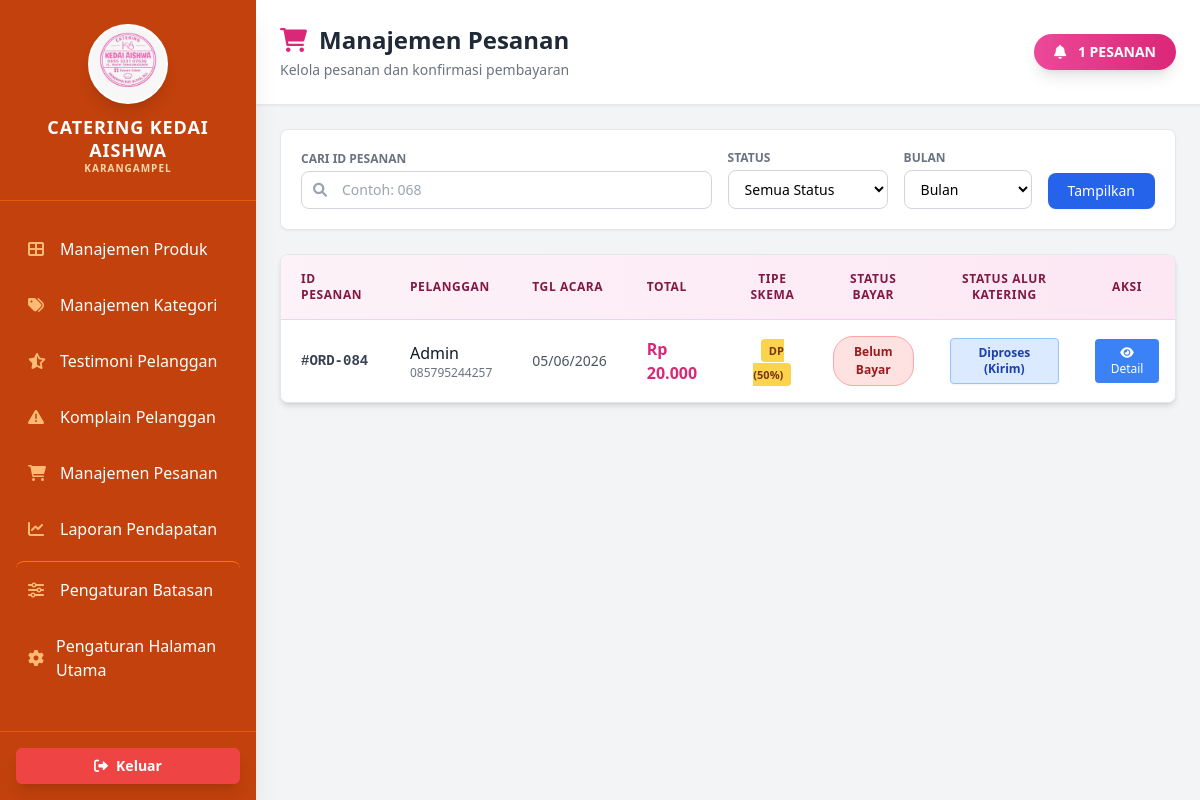
/pelanggan/dashboard_admin/manajemen_pesanan.php (signed in), run on an earlier commit of the app's database.
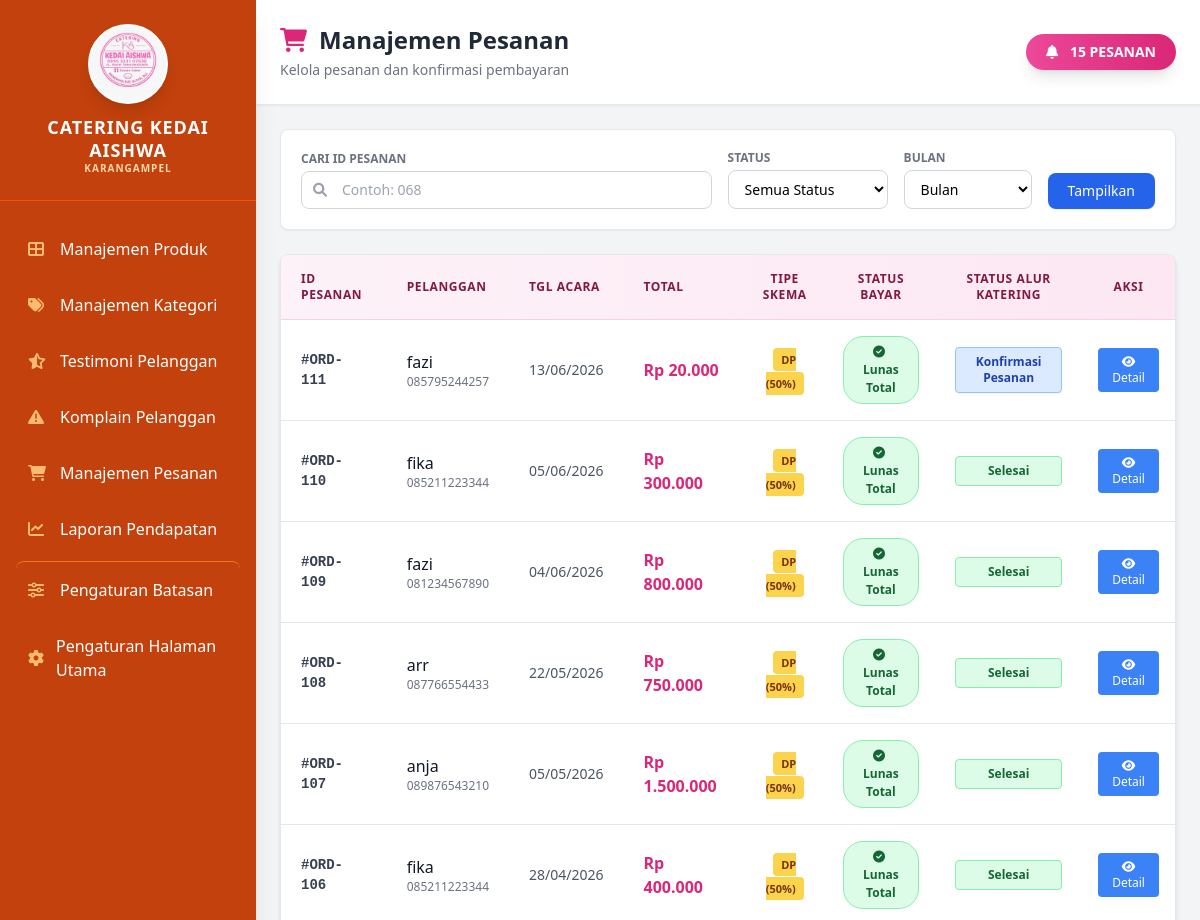
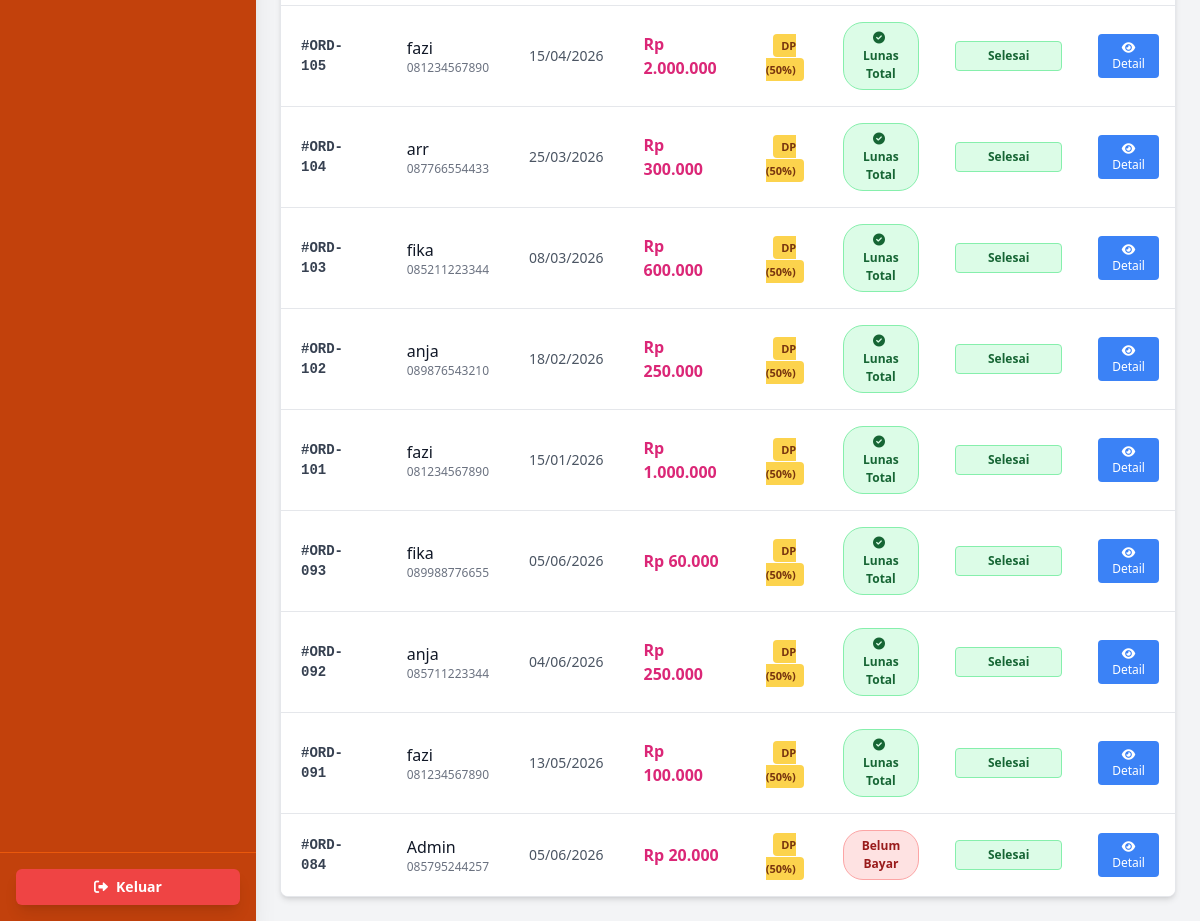
And on a later commit of the database (2 pictures, top to bottom).
### tables this page shows
CREATE TABLE `pesanan` (
  `pesanan_id` int(11) NOT NULL,
  `user_id` int(11) DEFAULT NULL,
  `tanggal_pesan` date DEFAULT NULL,
  `tanggal_acara` date DEFAULT NULL,
  `waktu_acara` time DEFAULT NULL,
  `alamat` text DEFAULT NULL,
  `no_handphone` varchar(15) DEFAULT NULL,
  `total_pesan` decimal(15,2) DEFAULT NULL,
  `status_pesanan` varchar(50) DEFAULT NULL,
  `catatan` text DEFAULT NULL
);

CREATE TABLE `users` (
  `user_id` int(11) NOT NULL,
  `nama_lengkap` varchar(100) NOT NULL,
  `email` varchar(100) NOT NULL,
  `password` varchar(100) DEFAULT NULL,
  `role` enum('admin','pelanggan') DEFAULT 'pelanggan'
);

CREATE TABLE `pembayaran` (
  `pembayaran_id` int(11) NOT NULL,
  `pesanan_id` int(11) DEFAULT NULL,
  `metode_pembayaran` varchar(50) DEFAULT NULL,
  `tanggal_pembayaran` date DEFAULT NULL,
  `waktu_pembayaran` time DEFAULT NULL,
  `total_pembayaran` decimal(15,2) DEFAULT NULL,
  `status_pembayaran` varchar(50) DEFAULT 'Belum Bayar',
  `jumlah_dp` decimal(15,2) DEFAULT 0.00,
  `status_dp` varchar(50) DEFAULT 'Belum Bayar',
  `tanggal_dp` date DEFAULT NULL,
  `waktu_dp` time DEFAULT NULL,
  `bukti_pelunasan` varchar(255) DEFAULT NULL
);

### pelanggan/dashboard_admin/manajemen_pesanan.php (the view, shortened to what the changed rows need)
<?php
include 'koneksi.php';
$where_sql = "";
$query = "
    SELECT
        p.pesanan_id,
        p.user_id,
        u.nama_lengkap,
        p.tanggal_pesan,
        p.tanggal_acara,
        p.waktu_acara,
        p.alamat,
        p.no_handphone,
        p.catatan,
        p.total_pesan,
        p.status_pesanan,
        pb.pembayaran_id,
        pb.metode_pembayaran,
        pb.total_pembayaran,
        pb.status_pembayaran,
        pb.status_dp,
        pb.jumlah_dp
    FROM pesanan p
    LEFT JOIN users u ON p.user_id = u.user_id
    LEFT JOIN pembayaran pb ON p.pesanan_id = pb.pesanan_id
    $where_sql
    ORDER BY p.pesanan_id DESC
";
$result = mysqli_query($conn, $query);
$pesanan_list = [];
while ($row = mysqli_fetch_assoc($result)) {
    $pesanan_list[] = $row;
}
?>
<!DOCTYPE html>
<html lang="id">
<head>
    <script src="https://cdn.tailwindcss.com"></script>
    <link rel="stylesheet" href="https://cdnjs.cloudflare.com/ajax/libs/font-awesome/6.0.0/css/all.min.css">
</head>
<body class="bg-gray-100">
    <div class="flex">
        <?php include('sidebar.php'); ?>
        <main class="flex-1 flex flex-col h-screen">
            <header class="bg-white shadow-sm border-b border-gray-200 p-6 flex justify-between items-center">
                <div>
                    <h2 class="text-2xl font-bold text-gray-800 flex items-center">
                        <i class="fas fa-shopping-cart text-pink-600 mr-3"></i> Manajemen Pesanan
                    </h2>
                    <p class="text-gray-500 text-sm mt-1">Kelola pesanan dan konfirmasi pembayaran</p>
                </div>
                <div class="bg-gradient-to-r from-pink-500 to-pink-600 text-white px-5 py-2 rounded-full text-sm font-bold shadow-lg">
                    <i class="fas fa-bell mr-2"></i> <?php echo count($pesanan_list); ?> PESANAN
                </div>
            </header>
            <div class="flex-1 p-6 overflow-y-auto">
                <div class="bg-white rounded-lg shadow-md overflow-hidden border border-gray-200">
                    <div class="overflow-x-auto">
                        <table class="w-full">
                            <thead class="bg-gradient-to-r from-pink-50 to-pink-100 border-b border-pink-200">
                                <tr>
                                    <th class="px-5 py-4 text-left text-xs font-bold text-pink-900 uppercase tracking-wider">ID Pesanan</th>
                                    <th class="px-5 py-4 text-left text-xs font-bold text-pink-900 uppercase tracking-wider">Pelanggan</th>
                                    <th class="px-5 py-4 text-left text-xs font-bold text-pink-900 uppercase tracking-wider">Tgl Acara</th>
                                    <th class="px-5 py-4 text-left text-xs font-bold text-pink-900 uppercase tracking-wider">Total</th>
                                    <th class="px-4 py-4 text-center text-xs font-bold text-pink-900 uppercase tracking-wider">Tipe Skema</th>
                                    <th class="px-4 py-4 text-center text-xs font-bold text-pink-900 uppercase tracking-wider">Status Bayar</th>
                                    <th class="px-5 py-4 text-center text-xs font-bold text-pink-900 uppercase tracking-wider">Status Alur Katering</th>
                                    <th class="px-4 py-4 text-center text-xs font-bold text-pink-900 uppercase tracking-wider">Aksi</th>
                                </tr>
                            </thead>
                            <tbody class="divide-y divide-gray-200">
                                <?php if (!empty($pesanan_list)): ?>
                                    <?php foreach ($pesanan_list as $pesanan):
                                        $detail_query = mysqli_query($conn, "
                                            SELECT dp.*, m.nama_menu, m.gambar, t.nama_tambahan
                                            FROM detail_pesanan dp
                                            LEFT JOIN menu m ON dp.menu_id = m.menu_id
                                            LEFT JOIN tambahan t ON dp.tambahan_id = t.tambahan_id
                                            WHERE dp.pesanan_id = {$pesanan['pesanan_id']}
                                        ");
                                        $details = [];
                                        while ($d = mysqli_fetch_assoc($detail_query)) { $details[] = $d; }
                                        $payment_status = $pesanan['status_pembayaran'] ?? 'Belum Bayar';
                                        $status_dp = $pesanan['status_dp'] ?? 'Belum Bayar';
                                        $tipe_pembayaran = 'Full (100%)';
                                        $badge_skema_class = 'badge-full';
                                        if (strpos(strtolower($pesanan['metode_pembayaran'] ?? ''), '-dp') !== false || $status_dp == 'Selesai' || !empty($pesanan['jumlah_dp'])) {
                                            $tipe_pembayaran = 'DP (50%)';
                                            $badge_skema_class = 'badge-dp';
                                        }
                                        if ($payment_status === 'Selesai') {
                                            $ui_status_bayar = "<span class='status-badge payment-sudah'><i class='fas fa-check-circle mr-1'></i> Lunas Total</span>";
                                        } elseif ($payment_status === 'Menunggu Konfirmasi') {
                                            $ui_status_bayar = "<span class='status-badge payment-konfirmasi'><i class='fas fa-clock mr-1'></i> Verifikasi Pelunasan</span>";
                                        } elseif ($status_dp === 'Selesai') {
                                            $ui_status_bayar = "<span class='status-badge payment-dp'><i class='fas fa-cookie mr-1'></i> Baru Bayar DP</span>";
                                        } else {
                                            $ui_status_bayar = "<span class='status-badge payment-belum'>Belum Bayar</span>";
                                        }
                                        $status_db = $pesanan['status_pesanan'];
                                        $next_status = ''; $btn_text = ''; $btn_class = ''; $confirm_msg = ''; $clickable = true;
                                        if ($status_db === 'Dibatalkan') {
                                            $btn_text = 'Dibatalkan'; $btn_class = 'bg-red-100 text-red-700 border-red-300 cursor-not-allowed'; $clickable = false;
                                        } elseif (empty($status_db) || $status_db === 'Menunggu Bayar' || $status_db === 'Pending' || $status_db === 'Menunggu Verifikasi') {
                                            $btn_text = 'Konfirmasi Pesanan'; $btn_class = 'bg-blue-100 text-blue-800 border-blue-300 hover:bg-blue-200';
                                            $next_status = 'Diproses'; $confirm_msg = 'Konfirmasi bahwa pesanan telah masuk & ubah status ke DIPROSES (Masuk Dapur)?';
                                        } elseif ($status_db === 'Diproses') {
                                            $btn_text = 'Diproses (Kirim)'; $btn_class = 'bg-blue-100 text-blue-800 border-blue-300 hover:bg-blue-200';
                                            $next_status = 'Dikirim'; $confirm_msg = 'Katering siap diantar? Ubah status ke DIKIRIM?';
                                        } elseif ($status_db === 'Dikirim') {
                                            $btn_text = 'Dikirim (Selesai)'; $btn_class = 'bg-orange-100 text-orange-800 border-orange-300 hover:bg-orange-200';
                                            $next_status = 'Selesai'; $confirm_msg = 'Acara selesai & Katering sukses diterima? Ubah status ke SELESAI?';
                                        } elseif ($status_db === 'Selesai') {
                                            $btn_text = 'Selesai'; $btn_class = 'bg-green-100 text-green-800 border-green-300 cursor-not-allowed'; $clickable = false;
                                        }
                                    ?>
                                    <tr class="hover:bg-pink-50 bg-white transition">
                                        <td class="px-5 py-4 font-mono text-sm font-bold text-gray-700">#ORD-<?php echo str_pad($pesanan['pesanan_id'], 3, '0', STR_PAD_LEFT); ?></td>
                                        <td class="px-5 py-4">
                                            <div class="font-medium text-gray-900"><?php echo htmlspecialchars($pesanan['nama_lengkap'] ?? 'N/A'); ?></div>
                                            <div class="text-xs text-gray-500"><?php echo htmlspecialchars($pesanan['no_handphone'] ?? ''); ?></div>
                                        </td>
                                        <td class="px-5 py-4 text-sm text-gray-600"><?php echo date('d/m/Y', strtotime($pesanan['tanggal_acara'])); ?></td>
                                        <td class="px-5 py-4 font-bold text-pink-600">Rp <?php echo number_format($pesanan['total_pesan'], 0, ',', '.'); ?></td>
                                        <td class="px-4 py-4 text-center"><span class="<?php echo $badge_skema_class; ?>"><?php echo $tipe_pembayaran; ?></span></td>
                                        <td class="px-4 py-4 text-center"><?php echo $ui_status_bayar; ?></td>
                                        <td class="px-5 py-4 text-center">
                                            <?php if ($clickable): ?>
                                                <button onclick="confirmNextStatus(<?php echo $pesanan['pesanan_id']; ?>, '<?php echo $next_status; ?>', '<?php echo $confirm_msg; ?>')" class='text-xs font-bold border rounded px-3 py-1.5 w-full shadow-sm transition <?php echo $btn_class; ?>'>
                                                    <?php echo $btn_text; ?>
                                                </button>
                                            <?php else: ?>
                                                <span class='text-xs font-bold border rounded px-3 py-1.5 w-full inline-block <?php echo $btn_class; ?>'><?php echo $btn_text; ?></span>
                                            <?php endif; ?>
                                        </td>
                                        <td class="px-4 py-4 text-center space-y-1">
                                            <button class="bg-blue-500 hover:bg-blue-600 text-white px-3 py-1.5 rounded text-xs transition font-medium w-full block"
                                                    onclick="showDetailModal(<?php echo htmlspecialchars(json_encode($pesanan)); ?>, <?php echo htmlspecialchars(json_encode($details)); ?>)">
                                                <i class="fas fa-eye"></i> Detail
                                            </button>
                                        </td>
                                    </tr>
                                    <?php endforeach; ?>
                                <?php else: ?>
                                    <tr><td colspan="8" class="px-6 py-8 text-center text-gray-500">Tidak ada data pesanan.</td></tr>
                                <?php endif; ?>
                            </tbody>
                        </table>
                    </div>
                </div>
            </div>
        </main>
    </div>
</body>
</html>

What changed in the data, as far as the page shows it:
added pesanan: pesanan_id "111", user.nama_lengkap "fazi", no_handphone "085795244257", tanggal_acara "13/06/2026", total_pesan "20.000", pembayaran.metode_pembayaran+status_dp+jumlah_dp "DP (50%)", shows "Lunas Total", status_pesanan "Konfirmasi Pesanan"
added pesanan: pesanan_id "110", user.nama_lengkap "fika", no_handphone "085211223344", tanggal_acara "05/06/2026", total_pesan "300.000", pembayaran.metode_pembayaran+status_dp+jumlah_dp "DP (50%)", shows "Lunas Total", status_pesanan "Selesai"
added pesanan: pesanan_id "109", user.nama_lengkap "fazi", no_handphone "081234567890", tanggal_acara "04/06/2026", total_pesan "800.000", pembayaran.metode_pembayaran+status_dp+jumlah_dp "DP (50%)", shows "Lunas Total", status_pesanan "Selesai"
added pesanan: pesanan_id "108", user.nama_lengkap "arr", no_handphone "087766554433", tanggal_acara "22/05/2026", total_pesan "750.000", pembayaran.metode_pembayaran+status_dp+jumlah_dp "DP (50%)", shows "Lunas Total", status_pesanan "Selesai"
added pesanan: pesanan_id "107", user.nama_lengkap "anja", no_handphone "089876543210", tanggal_acara "05/05/2026", total_pesan "1.500.000", pembayaran.metode_pembayaran+status_dp+jumlah_dp "DP (50%)", shows "Lunas Total", status_pesanan "Selesai"
added pesanan: pesanan_id "106", user.nama_lengkap "fika", no_handphone "085211223344", tanggal_acara "28/04/2026", total_pesan "400.000", pembayaran.metode_pembayaran+status_dp+jumlah_dp "DP (50%)", shows "Lunas Total", status_pesanan "Selesai"
added pesanan: pesanan_id "105", user.nama_lengkap "fazi", no_handphone "081234567890", tanggal_acara "15/04/2026", total_pesan "2.000.000", pembayaran.metode_pembayaran+status_dp+jumlah_dp "DP (50%)", shows "Lunas Total", status_pesanan "Selesai"
added pesanan: pesanan_id "104", user.nama_lengkap "arr", no_handphone "087766554433", tanggal_acara "25/03/2026", total_pesan "300.000", pembayaran.metode_pembayaran+status_dp+jumlah_dp "DP (50%)", shows "Lunas Total", status_pesanan "Selesai"
added pesanan: pesanan_id "103", user.nama_lengkap "fika", no_handphone "085211223344", tanggal_acara "08/03/2026", total_pesan "600.000", pembayaran.metode_pembayaran+status_dp+jumlah_dp "DP (50%)", shows "Lunas Total", status_pesanan "Selesai"
added pesanan: pesanan_id "102", user.nama_lengkap "anja", no_handphone "089876543210", tanggal_acara "18/02/2026", total_pesan "250.000", pembayaran.metode_pembayaran+status_dp+jumlah_dp "DP (50%)", shows "Lunas Total", status_pesanan "Selesai"
added pesanan: pesanan_id "101", user.nama_lengkap "fazi", no_handphone "081234567890", tanggal_acara "15/01/2026", total_pesan "1.000.000", pembayaran.metode_pembayaran+status_dp+jumlah_dp "DP (50%)", shows "Lunas Total", status_pesanan "Selesai"
added pesanan: pesanan_id "093", user.nama_lengkap "fika", no_handphone "089988776655", tanggal_acara "05/06/2026", total_pesan "60.000", pembayaran.metode_pembayaran+status_dp+jumlah_dp "DP (50%)", shows "Lunas Total", status_pesanan "Selesai"
added pesanan: pesanan_id "092", user.nama_lengkap "anja", no_handphone "085711223344", tanggal_acara "04/06/2026", total_pesan "250.000", pembayaran.metode_pembayaran+status_dp+jumlah_dp "DP (50%)", shows "Lunas Total", status_pesanan "Selesai"
added pesanan: pesanan_id "091", user.nama_lengkap "fazi", no_handphone "081234567890", tanggal_acara "13/05/2026", total_pesan "100.000", pembayaran.metode_pembayaran+status_dp+jumlah_dp "DP (50%)", shows "Lunas Total", status_pesanan "Selesai"
changed pesanan "Admin": status_pesanan "Diproses (Kirim)" → "Selesai"
Also different on the page:
count($pesanan_list): "1" → "15"
